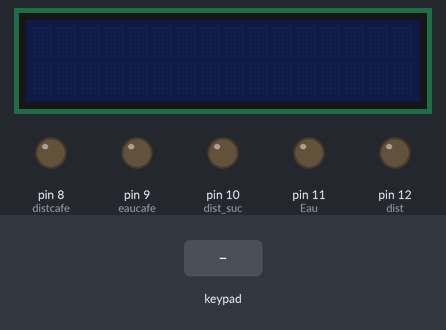
Simulated run of this sketch. Board: Arduino Uno, built with avr-gcc and run on an emulated ATmega328P. Parts: 16×2 character LCD, output pins drawn as LEDs (lit = HIGH). The test bench sets the inputs (shaded band). What the sketch prints to the serial monitor is not drawn.

Above: at 1.2 s.
1.3 s: key '*' pressed
At 2.7 s:
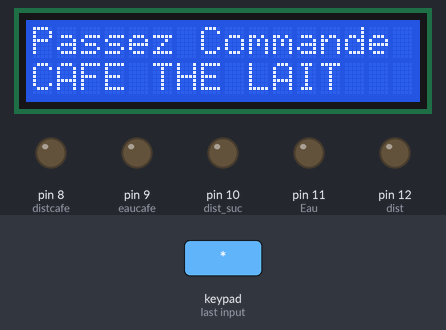
4.3 s: keypad keys 3 2 1 0 pressed 0.4 s apart
At 4.9 s:
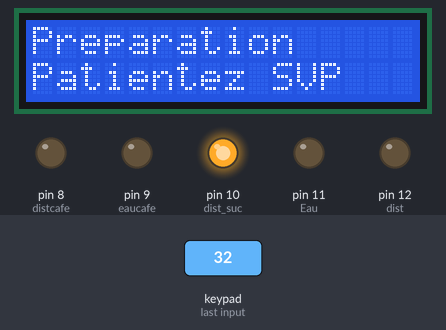
At 33.7 s:
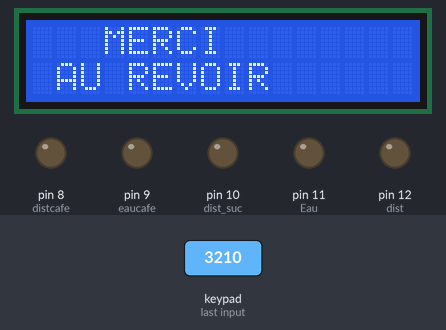
Timing chart, 0 to 49.0 s (numbered marks = the images above; inputs shaded):
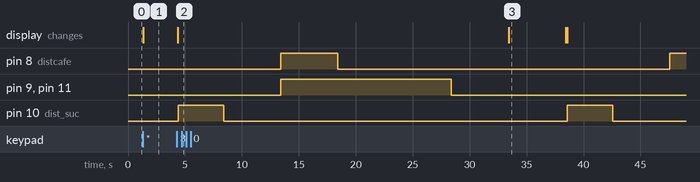

Measured:
- after the input at 1.3 s, the display: changes at once (image 1)
- after the input at 4.3 s, pin 8 (distcafe): LOW → HIGH after 9.1 s, → LOW 5.0 s later, → HIGH 29.2 s later; pin 9 (eaucafe), pin 11 (Eau): LOW → HIGH after 9.1 s, → LOW 15.0 s later; pin 10 (dist_suc): alternates HIGH for 4.0 s and LOW for 30.2 s, starting after 0.10 s; the display: changes after 0.09 s (image 2)

The sketch:

cristallo.ino
```cpp
#include <Key.h>
#include <Keypad.h>
const byte ROWS = 4; // quatre lignes
const byte COLS = 4; // quatre colonnes
char keys [ROWS][COLS] = {
  {'1', '2', '3', 'A'},
  {'4', '5', '6', 'B'},
  {'7', '8', '9', 'C'},
  {'*', '0', '#', 'D'}
};
byte rowPins [ROWS] = {3, 2, 1, 0}; // se connecter aux brochages de ligne du clavier
byte colPins [COLS] = {7, 6, 5, 4}; // se connecter aux brochages de la colonne du clavier
Keypad keypad = Keypad (makeKeymap(keys), rowPins, colPins, ROWS, COLS);
//////////////i2c_cristal//////////////////////////
#include <Wire.h>
#include <LiquidCrystal_PCF8574.h>
LiquidCrystal_PCF8574 lcd(0x3F);  // attribution de l'adresse du module i2c
//declaration des variables globales
int dist =12; //pin du relais controlant pour le lait (le moteur qui pousse le soluble, le moteur qui fait melange, et le verou pour l'eau)
int Eau= 11;//pin du relais controlant la pompe à eau pour tout les solubles(220V).
int dist_suc=10;//pin du relais controlant le moteur qui pousse le sucre
int eaucafe= 9;//pin du relais controlant le verrou pour l'eau, pour le café
int distcafe= 8;// pin du relais controlant pour le café (le moteur qui pousse le soluble, le moteur qui fait melange,)

int etatMachine = LOW;// initialisation de l'état de la machine à LOW, éteinte

/*cette partie du code est optionnelle dans mon cas, car elle controle la pose automatique du gobelet qui nous avons ignoré pour pouvoir utiliser
 * d'autre tasses.Mais au cas où voulez utilisez cette option, alors vous aurez besoin de commannder le bras de livraison des boisson et le bras de versement
 * du soucre. les code concernant cette partie seront sous forme de commentaire.

int pose_gobelet= //pin du relais controlant le moteur de pose de gobelet(220V)
int brasboisson= // pin du relais controlant le moteur du bras de livraison de boisson
int brassucre = //pin du relais controlant le moteur du bras de versement du sucre

int positionbrasboisson = //pin pour la lecture d'un bouton poussoir qui indique que le bras est en bonne position
int positionbrassucre = //pin pour la lecture d'un bouton poussoir qui indique que le bras est en bonne position
int Etatbrasboisson = 0;
int Etatbrassucre = 0;
*/


////////////////////////////////////////SETUP///////////////////////////////////////////////////////
void setup() {
Serial.begin(9600);//ouverture de la cummunication serie
//////////////i2c_cristal//////////////////////////
 Wire.begin();
 Wire.beginTransmission(0x3F);
 lcd.begin(16, 2);
 pinMode(dist,OUTPUT);
 pinMode(Eau,OUTPUT);
 pinMode(dist_suc,OUTPUT);
 pinMode(distcafe,OUTPUT);
 pinMode(eaucafe,OUTPUT);


/* pinMode(pose_gobelet,OUTPUT);
   pinMode(brasboisson,OUTPUT);
   pinMode(brassucre,OUTPUT);
   pinMode(positionbrasboisson,INPUT);
   pinMode(positionbrassucre,INPUT);
 *
 */


}
/////////////////////////////////////////LOOP///////////////////////////////////////////////////////
void loop() {
 //par defaut l'ecran de la machine est etteinte

   char key = keypad.getKey ();
    if (key){
    Serial.println(key);
  }
   if (key == '*') //une fois que la touche * est appuyée,
   {
   Serial.println(key);

   etatMachine = !etatMachine; //l'etat de l amachine change, (de etteinte à allumée et vice versa)
  }
  if (etatMachine !=LOW) // si la machine est allumée
  {

   main:// création d'un repère main pour indentifier notre point de depart

    Serial.println("ON");
//on affiche ce message sur l'ecran une fois que la machine est allumée
    lcd.setBacklight(255);
    lcd.clear();
    lcd.print("Passez Commande");
    lcd.setCursor(0, 1);
    lcd.print("CAFE THE LAIT");
    delay(10);

    switch (key)// ensuite si la touche 1 qui correspond ici au lait
    {
      case '1':// boutton pour le lait
  //on affiche ce message sur l'ecran
    lcd.setBacklight(255);
    lcd.clear();
    lcd.print("Preparation");
    lcd.setCursor(0, 1);
    lcd.print("Patientez SVP");
    delay(10);

 distsuc(); // on appelle la fonction de distribution du sucre

 delay(5000);

 preparation();//on appelle la fonction de préparation

 delay(5000);
  // quand c'est prêt alors on affiche ceci
    lcd.setBacklight(255);
    lcd.clear();
    lcd.print("   MERCI");
    lcd.setCursor(0, 1);
    lcd.print(" AU REVOIR");
    delay(5000);
 break; // on met fin à l'action declenchée par le boutton 1
 goto main; // et on retourne à notre repère main
//////////////////////////////////////////////////café///////////////////////////////////

   case '3':// la touche 3 correspond au café, et la même procedure

    lcd.setBacklight(255);
    lcd.clear();
    lcd.print("Preparation");
    lcd.setCursor(0, 1);
    lcd.print("Patientez SVP");
    delay(10);

 distsuc();

 delay(5000);

 cafe();

 delay(5000);

    lcd.setBacklight(255);
    lcd.clear();
    lcd.print("   MERCI");
    lcd.setCursor(0, 1);
    lcd.print(" AU REVOIR");
    delay(5000);
 break;
 goto main;
 ///////////////////////////////////////café au lait///////////////////////////////

 case '2':// la touche 2 correspond au café au lait et toujours la même procedure

    lcd.setBacklight(255);
    lcd.clear();
    lcd.print("Preparation");
    lcd.setCursor(0, 1);
    lcd.print("Patientez SVP");
    delay(10);

 distsuc();

 delay(5000);

 cafeaulait();

 delay(5000);

    lcd.setBacklight(255);
    lcd.clear();
    lcd.print("   MERCI");
    lcd.setCursor(0, 1);
    lcd.print(" AU REVOIR");
    delay(5000);
 break;
 goto main;

    }

  }
///////c'est cette instruction qui permet de maintenir l'ecran etteinte
  else{
   Serial.println("off");
    lcd.setBacklight(0);
    lcd.clear();
  }
}


///////////////////////////////////////////////////function////////////////////


void distsuc()// la fonction de distribution du sucre on allume le moteur pendant 4 seconde dans mon cas, le bras ne bouge pas car il y a pas de pose automatique de gobelet
// s'il y avait pose auto de gobelet, il aurait fallu  replier le bras pour laisser passer le gobelet avant. et le code serait different, avec lecture de l'etat du boutton.
{
  digitalWrite(dist_suc,HIGH);
  delay(4000);
  digitalWrite(dist_suc,LOW);
}

void preparation()
{
  digitalWrite(dist,HIGH);
  delay(5000);
  digitalWrite(Eau,HIGH);
  delay(15000);
  digitalWrite(Eau,LOW);
  digitalWrite(dist,LOW);
}
void cafe(){


  digitalWrite(Eau,HIGH);
  digitalWrite(eaucafe,HIGH);
  digitalWrite(distcafe,HIGH);
  delay(5000);
  digitalWrite(distcafe,LOW);
  delay(10000);
  digitalWrite(Eau,LOW);
  digitalWrite(eaucafe,LOW);
}
void cafeaulait(){
  digitalWrite(distcafe,HIGH);
  delay(5000);
  digitalWrite(distcafe,LOW);
  digitalWrite(Eau,HIGH);
  digitalWrite(eaucafe,HIGH);
  delay(8000);
  digitalWrite(Eau,LOW);
  digitalWrite(eaucafe,LOW);

  delay(5000);
  digitalWrite(dist,HIGH);
  delay(5000);
  digitalWrite(Eau,HIGH);
  delay(8000);
  digitalWrite(Eau,LOW);
  digitalWrite(dist,LOW);
}
```
